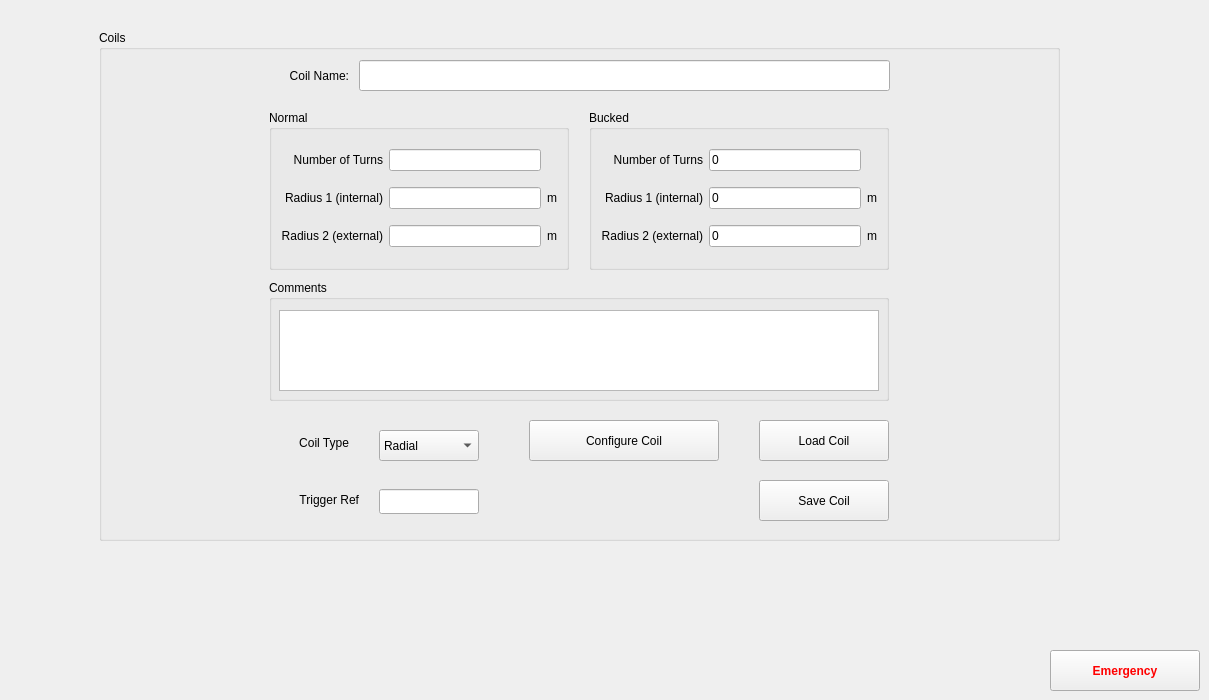
    <widget class="QWidget" name="tab_6">
     <attribute name="icon">
      <iconset resource="resource_file.qrc">
       <normaloff>:/Images/imagens/Bobina_3.PNG</normaloff>:/Images/imagens/Bobina_3.PNG</iconset>
     </attribute>
     <attribute name="title">
      <string>Coils</string>
     </attribute>
     <widget class="QGroupBox" name="groupBox_15">
      <property name="geometry">
       <rect>
        <x>99</x>
        <y>30</y>
        <width>961</width>
        <height>511</height>
       </rect>
      </property>
      <property name="title">
       <string>Coils</string>
      </property>
      <widget class="QGroupBox" name="groupBox_14">
       <property name="geometry">
        <rect>
         <x>490</x>
         <y>80</y>
         <width>300</width>
         <height>160</height>
        </rect>
       </property>
       <property name="title">
        <string>Bucked</string>
       </property>
       <layout class="QGridLayout" name="gridLayout_6">
        <item row="0" column="0">
         <widget class="QLabel" name="label_80">
          <property name="text">
           <string>Number of Turns</string>
          </property>
          <property name="alignment">
           <set>Qt::AlignRight|Qt::AlignTrailing|Qt::AlignVCenter</set>
          </property>
         </widget>
        </item>
        <item row="0" column="1">
         <widget class="QLineEdit" name="le_n_turns_bucked">
          <property name="text">
           <string>0</string>
          </property>
         </widget>
        </item>
        <item row="1" column="0">
         <widget class="QLabel" name="label_86">
          <property name="text">
           <string>Radius 1 (internal)</string>
          </property>
          <property name="alignment">
           <set>Qt::AlignRight|Qt::AlignTrailing|Qt::AlignVCenter</set>
          </property>
         </widget>
        </item>
        <item row="1" column="1">
         <widget class="QLineEdit" name="le_radius1_bucked">
          <property name="text">
           <string>0</string>
          </property>
         </widget>
        </item>
        <item row="1" column="2">
         <widget class="QLabel" name="label_83">
          <property name="text">
           <string>m</string>
          </property>
         </widget>
        </item>
        <item row="2" column="0">
         <widget class="QLabel" name="label_87">
          <property name="text">
           <string>Radius 2 (external)</string>
          </property>
          <property name="alignment">
           <set>Qt::AlignRight|Qt::AlignTrailing|Qt::AlignVCenter</set>
          </property>
         </widget>
        </item>
        <item row="2" column="1">
         <widget class="QLineEdit" name="le_radius2_bucked">
          <property name="text">
           <string>0</string>
          </property>
         </widget>
        </item>
        <item row="2" column="2">
         <widget class="QLabel" name="label_84">
          <property name="text">
           <string>m</string>
          </property>
         </widget>
        </item>
       </layout>
      </widget>
      <widget class="QGroupBox" name="groupBox_13">
       <property name="geometry">
        <rect>
         <x>170</x>
         <y>80</y>
         <width>300</width>
         <height>160</height>
        </rect>
       </property>
       <property name="title">
        <string>Normal</string>
       </property>
       <layout class="QGridLayout" name="gridLayout_5">
        <item row="0" column="0">
         <widget class="QLabel" name="label_75">
          <property name="text">
           <string>Number of Turns</string>
          </property>
          <property name="alignment">
           <set>Qt::AlignRight|Qt::AlignTrailing|Qt::AlignVCenter</set>
          </property>
         </widget>
        </item>
        <item row="0" column="1">
         <widget class="QLineEdit" name="le_n_turns_normal"/>
        </item>
        <item row="1" column="0">
         <widget class="QLabel" name="label_76">
          <property name="text">
           <string>Radius 1 (internal)</string>
          </property>
          <property name="alignment">
           <set>Qt::AlignRight|Qt::AlignTrailing|Qt::AlignVCenter</set>
          </property>
         </widget>
        </item>
        <item row="1" column="1">
         <widget class="QLineEdit" name="le_radius1_normal">
          <property name="text">
           <string/>
          </property>
         </widget>
        </item>
        <item row="1" column="2">
         <widget class="QLabel" name="label_78">
          <property name="text">
           <string>m</string>
          </property>
         </widget>
        </item>
        <item row="2" column="0">
         <widget class="QLabel" name="label_77">
          <property name="text">
           <string>Radius 2 (external)</string>
          </property>
          <property name="alignment">
           <set>Qt::AlignRight|Qt::AlignTrailing|Qt::AlignVCenter</set>
          </property>
         </widget>
        </item>
        <item row="2" column="1">
         <widget class="QLineEdit" name="le_radius2_normal"/>
        </item>
        <item row="2" column="2">
         <widget class="QLabel" name="label_79">
          <property name="text">
           <string>m</string>
          </property>
         </widget>
        </item>
       </layout>
      </widget>
      <widget class="QPushButton" name="pb_save_coil">
       <property name="geometry">
        <rect>
         <x>660</x>
         <y>450</y>
         <width>130</width>
         <height>41</height>
        </rect>
       </property>
       <property name="text">
        <string>Save Coil</string>
       </property>
       <property name="icon">
        <iconset resource="resource_file.qrc">
         <normaloff>:/Images/imagens/save.png</normaloff>:/Images/imagens/save.png</iconset>
       </property>
      </widget>
      <widget class="QPushButton" name="pb_load_coil">
       <property name="geometry">
        <rect>
         <x>660</x>
         <y>390</y>
         <width>130</width>
         <height>41</height>
        </rect>
       </property>
       <property name="text">
        <string>Load Coil</string>
       </property>
       <property name="icon">
        <iconset resource="resource_file.qrc">
         <normaloff>:/Images/imagens/1351621523_Download.png</normaloff>:/Images/imagens/1351621523_Download.png</iconset>
       </property>
      </widget>
      <widget class="QLineEdit" name="le_coil_name">
       <property name="geometry">
        <rect>
         <x>260</x>
         <y>30</y>
         <width>531</width>
         <height>31</height>
        </rect>
       </property>
      </widget>
      <widget class="QLabel" name="label_85">
       <property name="geometry">
        <rect>
         <x>170</x>
         <y>30</y>
         <width>80</width>
         <height>31</height>
        </rect>
       </property>
       <property name="text">
        <string>Coil Name:</string>
       </property>
       <property name="alignment">
        <set>Qt::AlignRight|Qt::AlignTrailing|Qt::AlignVCenter</set>
       </property>
      </widget>
      <widget class="QComboBox" name="cb_coil_type">
       <property name="geometry">
        <rect>
         <x>280</x>
         <y>400</y>
         <width>100</width>
         <height>31</height>
        </rect>
       </property>
       <item>
        <property name="text">
         <string>Radial</string>
        </property>
       </item>
       <item>
        <property name="text">
         <string>Tangential</string>
        </property>
       </item>
      </widget>
      <widget class="QLabel" name="label_53">
       <property name="geometry">
        <rect>
         <x>180</x>
         <y>403</y>
         <width>70</width>
         <height>20</height>
        </rect>
       </property>
       <property name="text">
        <string>Coil Type</string>
       </property>
       <property name="alignment">
        <set>Qt::AlignRight|Qt::AlignTrailing|Qt::AlignVCenter</set>
       </property>
      </widget>
      <widget class="QGroupBox" name="groupBox_29">
       <property name="geometry">
        <rect>
         <x>170</x>
         <y>250</y>
         <width>620</width>
         <height>121</height>
        </rect>
       </property>
       <property name="title">
        <string>Comments</string>
       </property>
       <widget class="QTextEdit" name="te_comments">
        <property name="geometry">
         <rect>
          <x>10</x>
          <y>30</y>
          <width>600</width>
          <height>81</height>
         </rect>
        </property>
        <property name="html">
         <string>&lt;!DOCTYPE HTML PUBLIC &quot;-//W3C//DTD HTML 4.0//EN&quot; &quot;http://www.w3.org/TR/REC-html40/strict.dtd&quot;&gt;
&lt;html&gt;&lt;head&gt;&lt;meta name=&quot;qrichtext&quot; content=&quot;1&quot; /&gt;&lt;style type=&quot;text/css&quot;&gt;
p, li { white-space: pre-wrap; }
&lt;/style&gt;&lt;/head&gt;&lt;body style=&quot; font-family:'MS Shell Dlg 2'; font-size:12pt; font-weight:400; font-style:normal;&quot;&gt;
&lt;p style=&quot;-qt-paragraph-type:empty; margin-top:0px; margin-bottom:0px; margin-left:0px; margin-right:0px; -qt-block-indent:0; text-indent:0px;&quot;&gt;&lt;br /&gt;&lt;/p&gt;&lt;/body&gt;&lt;/html&gt;</string>
        </property>
       </widget>
      </widget>
      <widget class="QLabel" name="label_63">
       <property name="geometry">
        <rect>
         <x>180</x>
         <y>460</y>
         <width>80</width>
         <height>20</height>
        </rect>
       </property>
       <property name="text">
        <string>Trigger Ref</string>
       </property>
       <property name="alignment">
        <set>Qt::AlignRight|Qt::AlignTrailing|Qt::AlignVCenter</set>
       </property>
      </widget>
      <widget class="QLineEdit" name="le_trigger_ref">
       <property name="geometry">
        <rect>
         <x>280</x>
         <y>459</y>
         <width>100</width>
         <height>25</height>
        </rect>
       </property>
       <property name="maxLength">
        <number>6</number>
       </property>
      </widget>
      <widget class="QPushButton" name="pb_config_coil">
       <property name="geometry">
        <rect>
         <x>430</x>
         <y>390</y>
         <width>190</width>
         <height>41</height>
        </rect>
       </property>
       <property name="text">
        <string>Configure Coil</string>
       </property>
       <property name="icon">
        <iconset resource="resource_file.qrc">
         <normaloff>:/Images/imagens/settings.png</normaloff>:/Images/imagens/settings.png</iconset>
       </property>
       <property name="iconSize">
        <size>
         <width>20</width>
         <height>20</height>
        </size>
       </property>
      </widget>
     </widget>
     <widget class="QPushButton" name="pb_emergency3">
      <property name="geometry">
       <rect>
        <x>1050</x>
        <y>650</y>
        <width>150</width>
        <height>41</height>
       </rect>
      </property>
      <property name="palette">
       <palette>
        <active>
         <colorrole role="ButtonText">
          <brush brushstyle="SolidPattern">
           <color alpha="255">
            <red>255</red>
            <green>0</green>
            <blue>0</blue>
           </color>
          </brush>
         </colorrole>
        </active>
        <inactive>
         <colorrole role="ButtonText">
          <brush brushstyle="SolidPattern">
           <color alpha="255">
            <red>255</red>
            <green>0</green>
            <blue>0</blue>
           </color>
          </brush>
         </colorrole>
        </inactive>
        <disabled>
         <colorrole role="ButtonText">
          <brush brushstyle="SolidPattern">
           <color alpha="255">
            <red>120</red>
            <green>120</green>
            <blue>120</blue>
           </color>
          </brush>
         </colorrole>
        </disabled>
       </palette>
      </property>
      <property name="font">
       <font>
        <weight>75</weight>
        <bold>true</bold>
       </font>
      </property>
      <property name="text">
       <string>Emergency</string>
      </property>
      <property name="icon">
       <iconset resource="resource_file.qrc">
        <normaloff>:/Images/imagens/emergency_icon_01.png</normaloff>:/Images/imagens/emergency_icon_01.png</iconset>
      </property>
      <property name="iconSize">
       <size>
        <width>35</width>
        <height>35</height>
       </size>
      </property>
     </widget>
    </widget>
